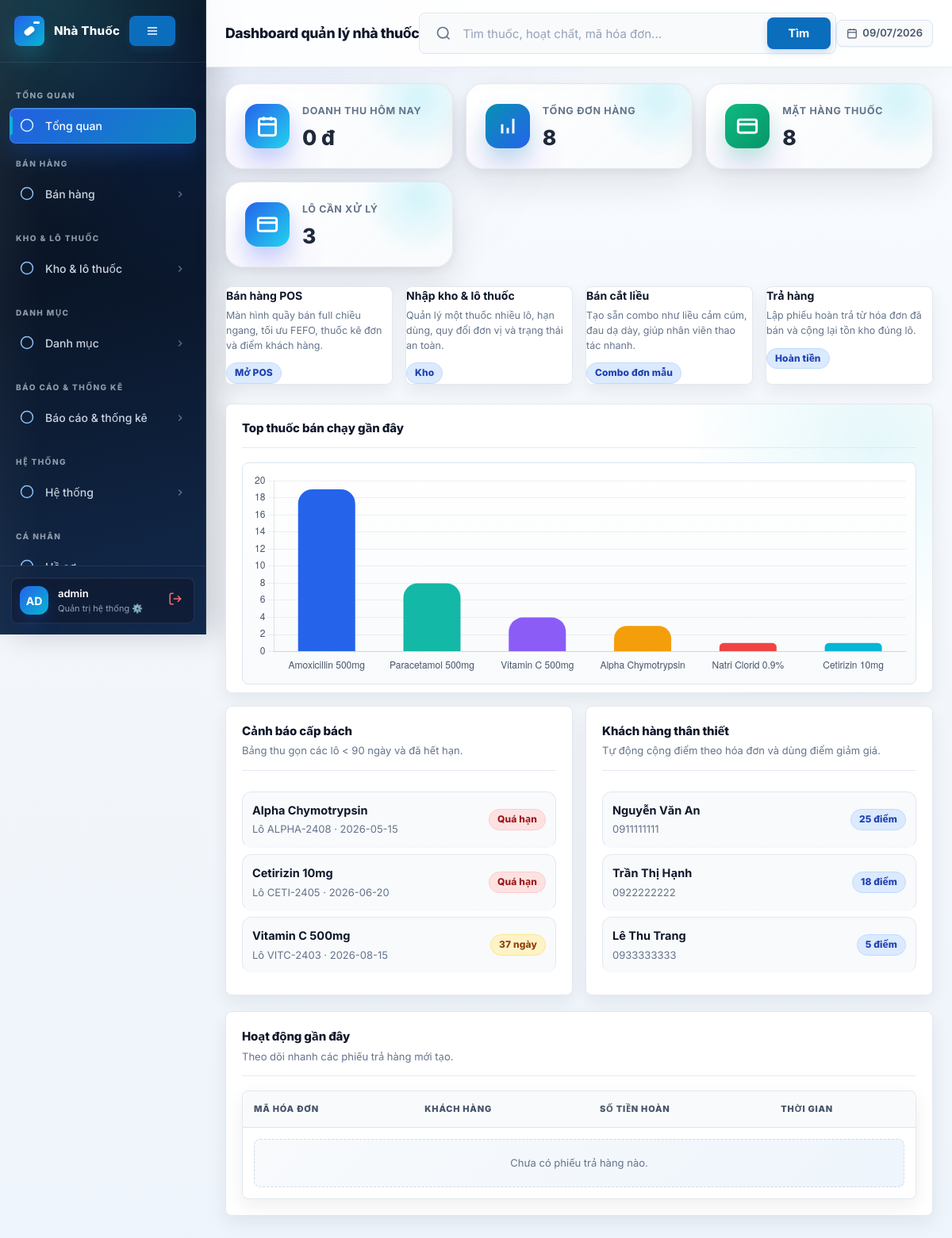
Screenshot of /manager.php (signed in) with the database file from the repository.
### tables this page shows
CREATE TABLE `stock` (
  `stock_id` int(10) unsigned NOT NULL AUTO_INCREMENT,
  `barcode` varchar(50) DEFAULT NULL,
  `drug_name` varchar(120) NOT NULL,
  `active_ingredient` varchar(120) DEFAULT NULL,
  `category` varchar(60) NOT NULL,
  `dosage_form` varchar(60) DEFAULT NULL,
  `description` varchar(255) NOT NULL,
  `company` varchar(120) NOT NULL,
  `manufacturer` varchar(120) DEFAULT NULL,
  `supplier_name` varchar(120) DEFAULT NULL,
  `unit` varchar(30) DEFAULT 'Hộp',
  `retail_unit` varchar(30) DEFAULT 'Viên',
  `conversion_factor` int(11) NOT NULL DEFAULT 1,
  `batch_no` varchar(60) NOT NULL,
  `mfg_date` date DEFAULT NULL,
  `expiry_date` date DEFAULT NULL,
  `quantity` int(11) NOT NULL DEFAULT 0,
  `min_quantity` int(11) NOT NULL DEFAULT 20,
  `purchase_price` decimal(10,2) NOT NULL DEFAULT 0.00,
  `sale_price` decimal(10,2) NOT NULL DEFAULT 0.00,
  `cost` decimal(10,2) NOT NULL DEFAULT 0.00,
  `notes` varchar(255) DEFAULT NULL,
  `date_supplied` date NOT NULL DEFAULT curdate(),
  `is_prescription` tinyint(1) NOT NULL DEFAULT 0,
  PRIMARY KEY (`stock_id`),
  KEY `idx_stock_drug` (`drug_name`),
  KEY `idx_stock_expiry` (`expiry_date`),
  KEY `idx_stock_batch` (`batch_no`),
  CONSTRAINT `chk_stock_qty_non_negative` CHECK (`quantity` >= 0)
);

CREATE TABLE `customers` (
  `customer_id` int(10) unsigned NOT NULL AUTO_INCREMENT,
  `customer_name` varchar(120) NOT NULL,
  `phone` varchar(20) DEFAULT NULL,
  `loyalty_points` int(11) NOT NULL DEFAULT 0,
  `created_at` datetime NOT NULL DEFAULT current_timestamp(),
  PRIMARY KEY (`customer_id`)
);

### manager.php (the view, shortened to what this page needs)
<?php
include_once 'app.php';
$alerts = pms_alert_data();
$today = date('Y-m-d');
$statsRow = pms_fetch_one("SELECT (SELECT COUNT(DISTINCT drug_name) FROM stock) medicines, (SELECT COUNT(*) FROM stock) batches, (SELECT COUNT(*) FROM invoice_header WHERE status<>'cancelled') invoices, (SELECT COALESCE(SUM(grand_total),0) FROM invoice_header WHERE status<>'cancelled' AND DATE(created_at)=?) revenue_today", "s", [$today]) ?: [];
$recentReturns = pms_fetch_all("SELECT invoice_code, customer_name, refund_total, created_at FROM return_header ORDER BY return_id DESC LIMIT 5");
pms_render_header('Dashboard quản lý nhà thuốc', 'manager', 'manager.php', [
    'Doanh thu hôm nay' => pms_currency((float)($statsRow['revenue_today'] ?? 0)),
    'Tổng đơn hàng' => $statsRow['invoices'] ?? 0,
    'Mặt hàng thuốc' => $statsRow['medicines'] ?? 0,
    'Lô cần xử lý' => count($alerts['expiring']),
]);
?>
<div class="ds-dashboard-grid" style="grid-template-columns: repeat(4, 1fr); margin-bottom: 24px;">
    <a class="ds-info-card" href="ban_hang.php" style="text-decoration:none">
        <strong style="font-size:14px;color:var(--ds-text-main);display:block;margin-bottom:6px">Bán hàng POS</strong>
        <div class="ds-muted" style="margin-bottom:12px;line-height:1.5">Màn hình quầy bán full chiều ngang, tối ưu FEFO, thuốc kê đơn và điểm khách hàng.</div>
        <span class="ds-badge ds-badge-primary">Mở POS</span>
    </a>
    <a class="ds-info-card" href="stock.php" style="text-decoration:none">
        <strong style="font-size:14px;color:var(--ds-text-main);display:block;margin-bottom:6px">Nhập kho & lô thuốc</strong>
        <div class="ds-muted" style="margin-bottom:12px;line-height:1.5">Quản lý một thuốc nhiều lô, hạn dùng, quy đổi đơn vị và trạng thái an toàn.</div>
        <span class="ds-badge ds-badge-primary">Kho</span>
    </a>
    <a class="ds-info-card" href="combo.php" style="text-decoration:none">
        <strong style="font-size:14px;color:var(--ds-text-main);display:block;margin-bottom:6px">Bán cắt liều</strong>
        <div class="ds-muted" style="margin-bottom:12px;line-height:1.5">Tạo sẵn combo như liều cảm cúm, đau dạ dày, giúp nhân viên thao tác nhanh.</div>
        <span class="ds-badge ds-badge-primary">Combo đơn mẫu</span>
    </a>
    <a class="ds-info-card" href="tra_hang.php" style="text-decoration:none">
        <strong style="font-size:14px;color:var(--ds-text-main);display:block;margin-bottom:6px">Trả hàng</strong>
        <div class="ds-muted" style="margin-bottom:12px;line-height:1.5">Lập phiếu hoàn trả từ hóa đơn đã bán và cộng lại tồn kho đúng lô.</div>
        <span class="ds-badge ds-badge-primary">Hoàn tiền</span>
    </a>
</div>
<div class="ds-dashboard-grid">
    <section class="ds-panel">
        <div class="ds-panel__head"><h2>Cảnh báo cấp bách</h2><div class="ds-panel__subtitle">Bảng thu gọn các lô &lt; 90 ngày và đã hết hạn.</div></div>
        <div class="ds-info-list">
            <?php foreach (array_slice($alerts['expiring'],0,6) as $row): $days = pms_days_until($row['expiry_date']); ?>
                <div class="ds-list-item">
                    <div><strong><?= pms_h($row['drug_name']) ?></strong><br><span class="ds-muted">Lô <?= pms_h($row['batch_no']) ?> · <?= pms_h($row['expiry_date']) ?></span></div>
                    <span class="ds-badge <?= $days < 0 ? 'ds-badge--danger' : 'ds-badge--warning' ?>"><?= $days < 0 ? 'Quá hạn' : $days . ' ngày' ?></span>
                </div>
            <?php endforeach; ?>
        </div>
    </section>
    <section class="ds-panel">
        <div class="ds-panel__head"><h2>Khách hàng thân thiết</h2><div class="ds-panel__subtitle">Tự động cộng điểm theo hóa đơn và dùng điểm giảm giá.</div></div>
        <?php $customers = pms_fetch_all("SELECT customer_name, loyalty_points, phone FROM customers ORDER BY loyalty_points DESC LIMIT 5"); ?>
        <div class="ds-info-list">
            <?php foreach ($customers as $customer): ?>
                <div class="ds-list-item"><div><strong><?= pms_h($customer['customer_name']) ?></strong><br><span class="ds-muted"><?= pms_h($customer['phone']) ?></span></div><span class="ds-badge ds-badge--info"><?= (int)$customer['loyalty_points'] ?> điểm</span></div>
            <?php endforeach; ?>
        </div>
    </section>
</div>
<section class="ds-panel">
    <div class="ds-panel__head"><h2>Hoạt động gần đây</h2><div class="ds-panel__subtitle">Theo dõi nhanh các phiếu trả hàng mới tạo.</div></div>
    <div class="table-wrap"><table><thead><tr><th>Mã hóa đơn</th><th>Khách hàng</th><th>Số tiền hoàn</th><th>Thời gian</th></tr></thead><tbody>
        <?php if (!$recentReturns): ?><tr><td colspan="4"><div class="ds-empty">Chưa có phiếu trả hàng nào.</div></td></tr><?php endif; ?>
    </tbody></table></div>
</section>

### rows the page displays
stock: drug_name "Alpha Chymotrypsin", batch_no "ALPHA-2408", expiry_date "2026-05-15", shows "Quá hạn"
stock: drug_name "Cetirizin 10mg", batch_no "CETI-2405", expiry_date "2026-06-20", shows "Quá hạn"
stock: drug_name "Vitamin C 500mg", batch_no "VITC-2403", expiry_date "2026-08-15", expiry_date "37"
customers: customer_name "Nguyễn Văn An", phone "0911111111", loyalty_points "25"
customers: customer_name "Trần Thị Hạnh", phone "0922222222", loyalty_points "18"
customers: customer_name "Lê Thu Trang", phone "0933333333", loyalty_points "5"

### other values shown
pms_h($groupName) "TỔNG QUAN"
pms_h($item['label']) "Tổng quan"
pms_h($groupName) "BÁN HÀNG"
pms_h($groupName) "Bán hàng"
pms_h($groupName) "KHO & LÔ THUỐC"
pms_h($groupName) "Kho & lô thuốc"
pms_h($groupName) "DANH MỤC"
pms_h($groupName) "Danh mục"
pms_h($groupName) "BÁO CÁO & THỐNG KÊ"
pms_h($groupName) "Báo cáo & thống kê"
pms_h($groupName) "HỆ THỐNG"
pms_h($groupName) "Hệ thống"
pms_h($groupName) "CÁ NHÂN"
substr($user, 0, 2) "AD"
pms_h($user) "admin"
